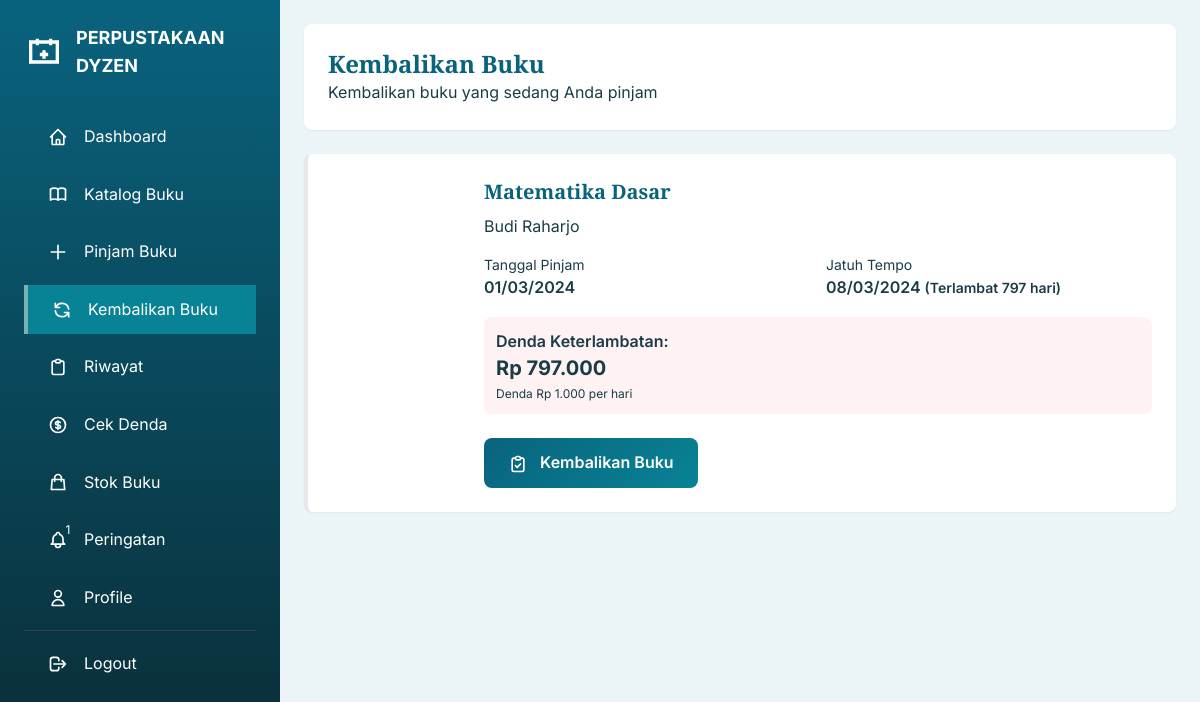
Page /page/user/kembalikan_buku.php (signed in) on the committed database.
### tables this page shows
CREATE TABLE IF NOT EXISTS `peminjaman` (
    `id` INT(11) NOT NULL AUTO_INCREMENT,
    `user_id` INT(11) NOT NULL,
    `buku_id` INT(11) NOT NULL,
    `tgl_pinjam` DATE NOT NULL,
    `tgl_kembali` DATE NOT NULL,
    `tgl_dikembalikan` DATE DEFAULT NULL,
    `status` ENUM('dipinjam', 'dikembalikan') NOT NULL DEFAULT 'dipinjam',
    `created_at` TIMESTAMP NOT NULL DEFAULT CURRENT_TIMESTAMP,
    `updated_at` TIMESTAMP NOT NULL DEFAULT CURRENT_TIMESTAMP ON UPDATE CURRENT_TIMESTAMP,
    PRIMARY KEY (`id`),
    KEY `idx_user_id` (`user_id`),
    KEY `idx_buku_id` (`buku_id`),
    KEY `idx_status` (`status`),
    CONSTRAINT `fk_peminjaman_user` FOREIGN KEY (`user_id`) REFERENCES `users`(`id`) ON DELETE CASCADE,
    CONSTRAINT `fk_peminjaman_buku` FOREIGN KEY (`buku_id`) REFERENCES `buku`(`id`) ON DELETE CASCADE
);

CREATE TABLE IF NOT EXISTS `buku` (
    `id` INT(11) NOT NULL AUTO_INCREMENT,
    `judul` VARCHAR(200) NOT NULL,
    `pengarang` VARCHAR(100) NOT NULL,
    `penerbit` VARCHAR(100) DEFAULT NULL,
    `tahun_terbit` YEAR DEFAULT NULL,
    `isbn` VARCHAR(20) DEFAULT NULL,
    `kategori` VARCHAR(50) DEFAULT NULL,
    `deskripsi` TEXT,
    `cover` VARCHAR(255) DEFAULT NULL,
    `stok` INT(11) NOT NULL DEFAULT 0,
    `stok_tersedia` INT(11) NOT NULL DEFAULT 0,
    `status` ENUM('aktif', 'nonaktif') NOT NULL DEFAULT 'aktif',
    `created_at` TIMESTAMP NOT NULL DEFAULT CURRENT_TIMESTAMP,
    `updated_at` TIMESTAMP NOT NULL DEFAULT CURRENT_TIMESTAMP ON UPDATE CURRENT_TIMESTAMP,
    PRIMARY KEY (`id`),
    UNIQUE KEY `isbn` (`isbn`),
    KEY `idx_kategori` (`kategori`),
    KEY `idx_status` (`status`)
);

### config/data_base.php (called while the page is built, shortened)
<?php
function e($string, $flags = ENT_QUOTES) {
    return htmlspecialchars($string ?? '', $flags, 'UTF-8');
}

### page/user/kembalikan_buku.php (the view, shortened to what this page needs)
<?php
require_once '../../config/data_base.php';
$user_id = $_SESSION['user_id'];
$stmt = $pdo->prepare("
    SELECT p.*, b.judul, b.cover, b.pengarang,
           DATEDIFF(CURDATE(), p.tgl_kembali) as days_late
    FROM peminjaman p
    JOIN buku b ON p.buku_id = b.id
    WHERE p.user_id = ? AND p.status = 'dipinjam'
    ORDER BY p.tgl_kembali ASC
");
$stmt->execute([$user_id]);
$loans = $stmt->fetchAll();
?>
<!DOCTYPE html>
<html lang="id">
<head>
    <link href="https://cdn.jsdelivr.net/npm/tailwindcss@2/dist/tailwind.min.css" rel="stylesheet">
    <link rel="stylesheet" href="../../assets/css/style.css">
</head>
<body>
    <?php include 'sidebar_user.php'; ?>
    <div class="main-content">
        <header class="bg-white rounded-lg shadow-sm p-6 mb-6">
            <div>
                <h1 class="text-2xl font-playfair font-bold text-primary">Kembalikan Buku</h1>
                <p class="text-text-light">Kembalikan buku yang sedang Anda pinjam</p>
            </div>
        </header>
        <?php if (empty($loans)): ?>
            <div class="bg-white rounded-lg shadow-sm p-12 text-center">
                <svg class="w-20 h-20 mx-auto text-accent mb-4" fill="none" stroke="currentColor" viewBox="0 0 24 24">
                    <path stroke-linecap="round" stroke-linejoin="round" stroke-width="2" d="M9 12h6m-6 4h6m2 5H7a2 2 0 01-2-2V5a2 2 0 012-2h5.586a1 1 0 01.707.293l5.414 5.414a1 1 0 01.293.707V19a2 2 0 01-2 2z"/>
                </svg>
                <p class="text-text-light">Tidak ada buku yang sedang dipinjam.</p>
                <a href="list_buku.php" class="btn-primary mt-4 inline-block">Pinjam Buku</a>
            </div>
        <?php else: ?>
            <div class="grid gap-6">
                <?php foreach ($loans as $loan): ?>
                    <?php
                    $isLate = $loan['days_late'] > 0;
                    $denda = $isLate ? $loan['days_late'] * DENDA_PER_HARI : 0;
                    ?>
                    <div class="bg-white rounded-lg shadow-sm overflow-hidden <?= $isLate ? 'border-l-4 border-danger' : 'border-l-4 border-success' ?>">
                        <div class="flex p-6 gap-6">
                            <?php if ($loan['cover']): ?>
                                <img src="../../uploads/covers/<?= e($loan['cover']) ?>" class="w-32 h-40 object-cover rounded">
                            <?php else: ?>
                                <div class="w-32 h-40 bg-gradient-to-br from-primary to-secondary rounded flex items-center justify-center">
                                </div>
                            <?php endif; ?>
                            <div class="flex-1">
                                <h3 class="font-bold text-xl mb-2"><?= e($loan['judul']) ?></h3>
                                <p class="text-text-light"><?= e($loan['pengarang']) ?></p>
                                <div class="grid grid-cols-2 gap-4 mt-4">
                                    <div>
                                        <p class="text-text-light text-sm">Tanggal Pinjam</p>
                                        <p class="font-semibold"><?= date('d/m/Y', strtotime($loan['tgl_pinjam'])) ?></p>
                                    </div>
                                    <div>
                                        <p class="text-text-light text-sm">Jatuh Tempo</p>
                                        <p class="font-semibold <?= $isLate ? 'text-danger' : '' ?>">
                                            <?= date('d/m/Y', strtotime($loan['tgl_kembali'])) ?>
                                            <?php if ($isLate): ?>
                                                <span class="text-danger text-sm">(Terlambat <?= $loan['days_late'] ?> hari)</span>
                                            <?php endif; ?>
                                        </p>
                                    </div>
                                </div>
                                <?php if ($isLate): ?>
                                    <div class="mt-4 p-3 bg-red-50 rounded-lg">
                                        <p class="text-danger font-semibold">Denda Keterlambatan:</p>
                                        <p class="text-danger text-xl font-bold">Rp <?= number_format($denda, 0, ',', '.') ?></p>
                                        <p class="text-text-light text-xs mt-1">Denda Rp <?= number_format(DENDA_PER_HARI, 0, ',', '.') ?> per hari</p>
                                    </div>
                                <?php endif; ?>
                                <form method="POST" action="" class="mt-6" onsubmit="return confirm('Konfirmasi pengembalian buku ini?<?= $isLate ? ' Anda akan dikenakan denda.' : '' ?>')">
                                    <button type="submit" class="btn-primary">
                                        <svg class="w-5 h-5 inline mr-2" fill="none" stroke="currentColor" viewBox="0 0 24 24">
                                            <path stroke-linecap="round" stroke-linejoin="round" stroke-width="2" d="M9 5H7a2 2 0 00-2 2v12a2 2 0 002 2h10a2 2 0 002-2V7a2 2 0 00-2-2h-2M9 5a2 2 0 002 2h2a2 2 0 002-2M9 5a2 2 0 012-2h2a2 2 0 012 2m-6 9l2 2 4-4"/>
                                        </svg>
                                        Kembalikan Buku
                                    </button>
                                </form>
                            </div>
                        </div>
                    </div>
                <?php endforeach; ?>
            </div>
        <?php endif; ?>
    </div>
</body>
</html>

### assets/css/style.css (style rules this page uses)
:root { --color-primary: #09637E; --color-secondary: #088395; --color-accent: #7AB2B2; --color-light: #EBF4F6; --color-white: #FFFFFF; --color-dark: #0A2A33; --color-danger: #E53E3E; --color-success: #38A169; --color-warning: #D69E2E; --color-text: #1A3C47; --color-text-light: #6B9EA8; --shadow-sm: 0 1px 2px 0 rgb(0 0 0 / 0.05); --shadow-md: 0 4px 6px -1px rgb(0 0 0 / 0.1); --shadow-lg: 0 10px 15px -3px rgb(0 0 0 / 0.1); --shadow-xl: 0 20px 25px -5px rgb(0 0 0 / 0.1); --transition-fast: 150ms ease; --transition-normal: 250ms ease; --transition-slow: 350ms ease; --radius-sm: 0.375rem; --radius-md: 0.5rem; --radius-lg: 0.75rem; --radius-xl: 1rem; }
* { margin: 0; padding: 0; box-sizing: border-box; }
body { font-family: 'Inter', sans-serif; color: var(--color-text); background-color: var(--color-light); line-height: 1.6; overflow-x: hidden; }
h1, h2, h3, h4, h5, h6 { font-family: 'Playfair Display', serif; font-weight: 700; line-height: 1.2; color: var(--color-primary); }
.btn-primary { background: linear-gradient(135deg, var(--color-primary), var(--color-secondary)); color: var(--color-white); padding: 0.75rem 1.5rem; border-radius: var(--radius-md); font-weight: 600; transition: all var(--transition-normal); border: none; cursor: pointer; position: relative; overflow: hidden; }

### page/user/kembalikan_buku.php (style rules this page uses)
.main-content { margin-left: 280px; padding: 1.5rem; }

### rows in the picture
peminjaman: buku.judul "Matematika Dasar", buku.pengarang "Budi Raharjo", tgl_pinjam "01/03/2024", tgl_kembali "08/03/2024", days_late "797", denda "797.000"

### other values in the picture
$unreadCount "1"
